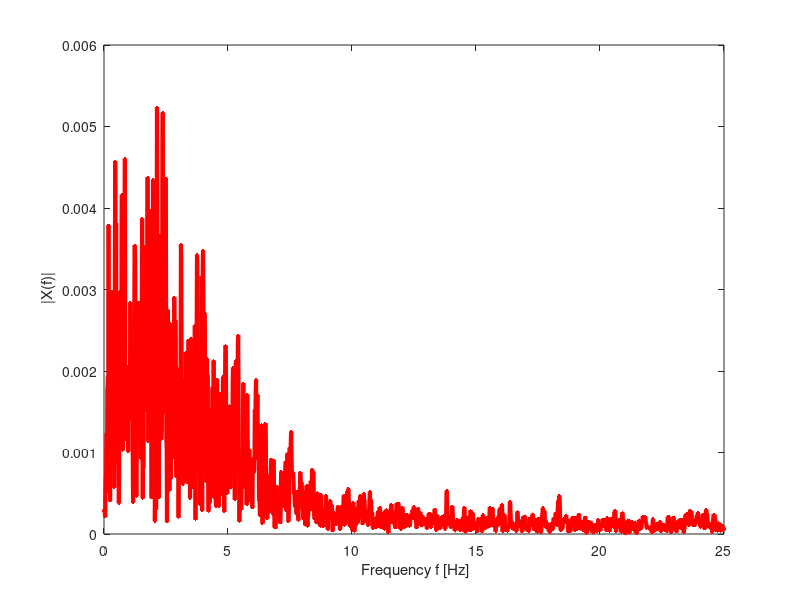

Write the MATLAB code that produced this figure.
% Fourier-transform example
Data=load('elcentro.mat');
dt=Data.delt;% The sampling interval
x=Data.han;% This is the signal: Let us process the North-South acceleration
t=(0:1:length(x)-1)*dt;% The times at which samples were taken
N = 2^nextpow2(length(x)); % Next power of 2 from length of x
X = (1/N)*fft(x,N);% Now we compute the coefficients X_k
f_Ny=(1/dt)/2; % This is the Nyquist frequency
f = f_Ny*linspace(0,1,N/2);% These are the frequencies
absX=2*abs(X(1:N/2)); % Take 2 times one half of the coefficients
plot(f,absX,'Color', 'r','LineWidth', 3,'LineStyle', '-','Marker', '.'); hold on
xlabel (' Frequency f [Hz]'); ylabel (' |X(f)|');
